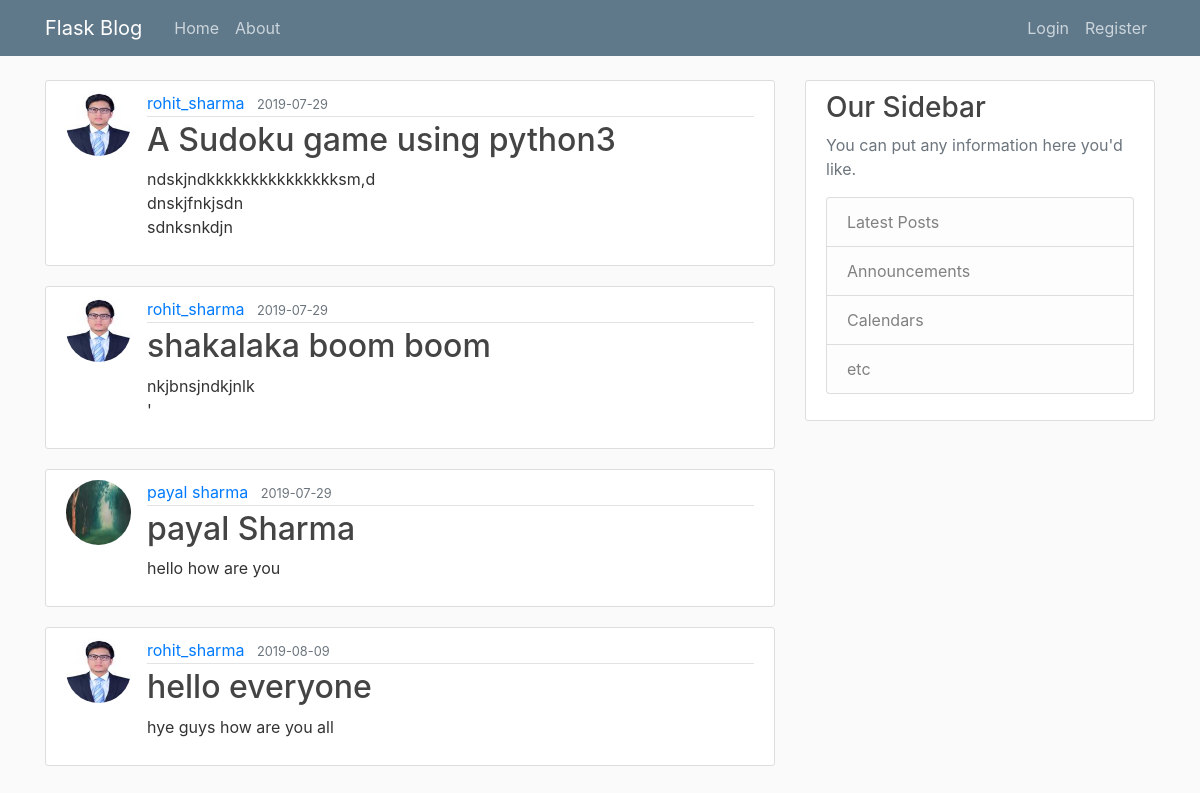
The page /home on the database its author committed.
### flaskblog/models.py (models this page shows, shortened)
class Post(db.Model):
    id = db.Column(db.Integer, primary_key=True)
    title = db.Column(db.String(100), nullable=False)
    date_posted = db.Column(db.DateTime, nullable=False, default=datetime.utcnow)
    content = db.Column(db.Text, nullable=False)
    user_id = db.Column(db.Integer, db.ForeignKey('user.id'), nullable=False)

class User(db.Model,UserMixin):
    id = db.Column(db.Integer, primary_key=True)
    username = db.Column(db.String(20), unique=True, nullable=False)
    email = db.Column(db.String(120), unique=True, nullable=False)
    image_file = db.Column(db.String(20), nullable=False, default='default.jpg')
    password = db.Column(db.String(60), nullable=False)
    posts = db.relationship('Post', backref='author', lazy=True)

### flaskblog/routes.py (the view)
@app.route("/")
@app.route("/home")
def home():
    posts = Post.query.all()
    return render_template('home.html', posts=posts)

### flaskblog/templates/home.html
{% extends "layout.html" %}
{% block content %}
	{%  for post in posts %}
		<article class="media content-section">
      <img class="rounded-circle article-img" src="{{ url_for('static', filename='profile_pics/' + post.author.image_file) }}">
  			<div class="media-body">
    			<div class="article-metadata">
      				<a class="mr-2" href="#">{{ post.author.username}}</a>
      				<small class="text-muted">{{ post.date_posted.strftime('%Y-%m-%d') }}</small>
    			</div>
    			<h2><a class="article-title" href="#">{{ post.title }}</a></h2>
    			<p class="article-content">{{ post.content }}</p>
  			</div>
		</article>
	{% endfor %}
{% endblock content %}

### flaskblog/templates/layout.html (shortened to what this page needs)
<!DOCTYPE html>
<html>
<head>
    <link rel="stylesheet" href="https://maxcdn.bootstrapcdn.com/bootstrap/4.0.0/css/bootstrap.min.css">
    <link rel="stylesheet" type="text/css" href="{{ url_for('static', filename='main.css') }}">
</head>
<body>
    <header class="site-header">
      <nav class="navbar navbar-expand-md navbar-dark bg-steel fixed-top">
        <div class="container">
          <a class="navbar-brand mr-4" href="/">Flask Blog</a>
          <div class="collapse navbar-collapse" id="navbarToggle">
            <div class="navbar-nav mr-auto">
              <a class="nav-item nav-link" href="{{ url_for('home') }}">Home</a>
              <a class="nav-item nav-link" href="{{ url_for('about') }}">About</a>
            </div>
            <div class="navbar-nav">
              {% if current_user.is_authenticated %}
                <a class="nav-item nav-link" href="{{ url_for('new_post') }}">New Post</a>
                <a class="nav-item nav-link" href="{{ url_for('account') }}">Account</a>
                <a class="nav-item nav-link" href="{{ url_for('logout') }}">Logout</a>
              {% else %}
                <a class="nav-item nav-link" href="{{ url_for('login') }}">Login</a>
                <a class="nav-item nav-link" href="{{ url_for('register') }}">Register</a>
              {% endif %}
            </div>
          </div>
        </div>
      </nav>
    </header>
    <main role="main" class="container">
      <div class="row">
        <div class="col-md-8">
          {% block content %}{% endblock %}
        </div>
        <div class="col-md-4">
          <div class="content-section">
            <h3>Our Sidebar</h3>
            <p class='text-muted'>You can put any information here you'd like.
              <ul class="list-group">
                <li class="list-group-item list-group-item-light">Latest Posts</li>
                <li class="list-group-item list-group-item-light">Announcements</li>
                <li class="list-group-item list-group-item-light">Calendars</li>
                <li class="list-group-item list-group-item-light">etc</li>
              </ul>
            </p>
          </div>
        </div>
      </div>
    </main>
</body>
</html>

### flaskblog/static/main.css (style rules this page uses)
body { background: #fafafa; color: #333333; margin-top: 5rem; }
h1, h2, h3, h4, h5, h6 { color: #444444; }
.bg-steel { background-color: #5f788a; }
.site-header .navbar-nav .nav-link { color: #cbd5db; }
.content-section { background: #ffffff; padding: 10px 20px; border: 1px solid #dddddd; border-radius: 3px; margin-bottom: 20px; }
.article-title { color: #444444; }
.article-content { white-space: pre-line; }
.article-img { height: 65px; width: 65px; margin-right: 16px; }
.article-metadata { padding-bottom: 1px; margin-bottom: 4px; border-bottom: 1px solid #e3e3e3 }

### rows shown on the page
Post: image_file (picture), author.username "rohit_sharma", date_posted "2019-07-29", title "A Sudoku game using python3", content "ndskjndkkkkkkkkkkkkkkksm,d dnskjfnkjsdn sdnksnkdjn"
Post: image_file (picture), author.username "rohit_sharma", date_posted "2019-07-29", title "shakalaka boom boom", content "nkjbnsjndkjnlk '"
Post: image_file (picture), author.username "payal sharma", date_posted "2019-07-29", title "payal Sharma", content "hello how are you"
Post: image_file (picture), author.username "rohit_sharma", date_posted "2019-08-09", title "hello everyone", content "hye guys how are you all"
